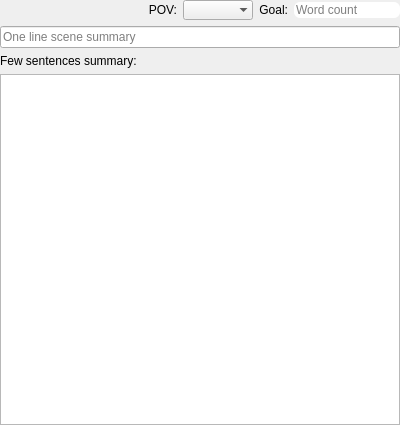
<?xml version="1.0" encoding="UTF-8"?>
<ui version="4.0">
 <class>basicItemView</class>
 <widget class="QWidget" name="basicItemView">
  <property name="geometry">
   <rect>
    <x>0</x>
    <y>0</y>
    <width>400</width>
    <height>425</height>
   </rect>
  </property>
  <property name="windowTitle">
   <string>Form</string>
  </property>
  <layout class="QVBoxLayout" name="verticalLayout">
   <property name="margin">
    <number>0</number>
   </property>
   <item>
    <layout class="QHBoxLayout" name="horizontalLayout_11">
     <item>
      <spacer name="horizontalSpacer_8">
       <property name="orientation">
        <enum>Qt::Horizontal</enum>
       </property>
       <property name="sizeHint" stdset="0">
        <size>
         <width>40</width>
         <height>20</height>
        </size>
       </property>
      </spacer>
     </item>
     <item>
      <widget class="QLabel" name="lblPlanPOV">
       <property name="text">
        <string>POV:</string>
       </property>
       <property name="alignment">
        <set>Qt::AlignRight|Qt::AlignTrailing|Qt::AlignVCenter</set>
       </property>
      </widget>
     </item>
     <item>
      <widget class="cmbOutlinePersoChoser" name="cmbPOV">
       <property name="frame">
        <bool>false</bool>
       </property>
      </widget>
     </item>
     <item>
      <widget class="QLabel" name="lblGoal">
       <property name="text">
        <string>Goal:</string>
       </property>
       <property name="alignment">
        <set>Qt::AlignRight|Qt::AlignTrailing|Qt::AlignVCenter</set>
       </property>
      </widget>
     </item>
     <item>
      <widget class="lineEditView" name="txtGoal">
       <property name="sizePolicy">
        <sizepolicy hsizetype="Fixed" vsizetype="Fixed">
         <horstretch>0</horstretch>
         <verstretch>0</verstretch>
        </sizepolicy>
       </property>
       <property name="autoFillBackground">
        <bool>false</bool>
       </property>
       <property name="styleSheet">
        <string notr="true">border-radius: 6px;</string>
       </property>
       <property name="frame">
        <bool>false</bool>
       </property>
       <property name="placeholderText">
        <string>Word count</string>
       </property>
      </widget>
     </item>
    </layout>
   </item>
   <item>
    <widget class="lineEditView" name="txtSummarySentance">
     <property name="text">
      <string/>
     </property>
     <property name="placeholderText">
      <string>One line scene summary</string>
     </property>
    </widget>
   </item>
   <item>
    <widget class="QLabel" name="label_9">
     <property name="text">
      <string>Few sentences summary:</string>
     </property>
    </widget>
   </item>
   <item>
    <widget class="textEditView" name="txtSummaryFull"/>
   </item>
  </layout>
 </widget>
 <customwidgets>
  <customwidget>
   <class>textEditView</class>
   <extends>QTextEdit</extends>
   <header>ui.views.textEditView.h</header>
  </customwidget>
  <customwidget>
   <class>cmbOutlinePersoChoser</class>
   <extends>QComboBox</extends>
   <header>ui.views.cmbOutlinePersoChoser.h</header>
  </customwidget>
  <customwidget>
   <class>lineEditView</class>
   <extends>QLineEdit</extends>
   <header>ui.views.lineEditView.h</header>
  </customwidget>
 </customwidgets>
 <resources/>
 <connections/>
</ui>
